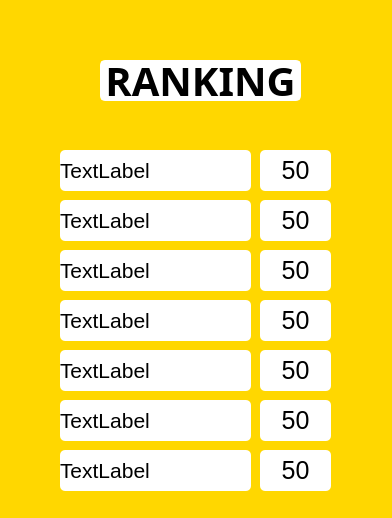
<?xml version="1.0" encoding="UTF-8"?>
<ui version="4.0">
 <class>ParticialRanking</class>
 <widget class="QDialog" name="ParticialRanking">
  <property name="geometry">
   <rect>
    <x>0</x>
    <y>0</y>
    <width>392</width>
    <height>518</height>
   </rect>
  </property>
  <property name="windowTitle">
   <string>Dialog</string>
  </property>
  <property name="styleSheet">
   <string notr="true">background-color: gold;</string>
  </property>
  <widget class="QLabel" name="label">
   <property name="geometry">
    <rect>
     <x>100</x>
     <y>60</y>
     <width>201</width>
     <height>41</height>
    </rect>
   </property>
   <property name="font">
    <font>
     <family>SimSun-ExtB</family>
     <pointsize>30</pointsize>
     <bold>true</bold>
    </font>
   </property>
   <property name="styleSheet">
    <string notr="true">background-color: white; border: 2px solid white; border-radius: 5px;
</string>
   </property>
   <property name="text">
    <string>RANKING</string>
   </property>
   <property name="alignment">
    <set>Qt::AlignCenter</set>
   </property>
  </widget>
  <widget class="QLabel" name="player_1">
   <property name="geometry">
    <rect>
     <x>60</x>
     <y>150</y>
     <width>191</width>
     <height>41</height>
    </rect>
   </property>
   <property name="font">
    <font>
     <pointsize>16</pointsize>
    </font>
   </property>
   <property name="styleSheet">
    <string notr="true">background-color: white;border-radius: 5px;</string>
   </property>
   <property name="text">
    <string>TextLabel</string>
   </property>
  </widget>
  <widget class="QLabel" name="player_2">
   <property name="geometry">
    <rect>
     <x>60</x>
     <y>200</y>
     <width>191</width>
     <height>41</height>
    </rect>
   </property>
   <property name="font">
    <font>
     <pointsize>16</pointsize>
    </font>
   </property>
   <property name="styleSheet">
    <string notr="true">background-color: white;border-radius: 5px;</string>
   </property>
   <property name="text">
    <string>TextLabel</string>
   </property>
  </widget>
  <widget class="QLabel" name="pontuation_1">
   <property name="geometry">
    <rect>
     <x>260</x>
     <y>150</y>
     <width>71</width>
     <height>41</height>
    </rect>
   </property>
   <property name="font">
    <font>
     <pointsize>19</pointsize>
    </font>
   </property>
   <property name="styleSheet">
    <string notr="true">background-color: white; border-radius: 5px;</string>
   </property>
   <property name="text">
    <string>50</string>
   </property>
   <property name="alignment">
    <set>Qt::AlignCenter</set>
   </property>
  </widget>
  <widget class="QLabel" name="player_3">
   <property name="geometry">
    <rect>
     <x>60</x>
     <y>250</y>
     <width>191</width>
     <height>41</height>
    </rect>
   </property>
   <property name="font">
    <font>
     <pointsize>16</pointsize>
    </font>
   </property>
   <property name="styleSheet">
    <string notr="true">background-color: white;border-radius: 5px;</string>
   </property>
   <property name="text">
    <string>TextLabel</string>
   </property>
  </widget>
  <widget class="QLabel" name="player_4">
   <property name="geometry">
    <rect>
     <x>60</x>
     <y>300</y>
     <width>191</width>
     <height>41</height>
    </rect>
   </property>
   <property name="font">
    <font>
     <pointsize>16</pointsize>
    </font>
   </property>
   <property name="styleSheet">
    <string notr="true">background-color: white;border-radius: 5px;</string>
   </property>
   <property name="text">
    <string>TextLabel</string>
   </property>
  </widget>
  <widget class="QLabel" name="player_5">
   <property name="geometry">
    <rect>
     <x>60</x>
     <y>350</y>
     <width>191</width>
     <height>41</height>
    </rect>
   </property>
   <property name="font">
    <font>
     <pointsize>16</pointsize>
    </font>
   </property>
   <property name="styleSheet">
    <string notr="true">background-color: white;border-radius: 5px;</string>
   </property>
   <property name="text">
    <string>TextLabel</string>
   </property>
  </widget>
  <widget class="QLabel" name="player_6">
   <property name="geometry">
    <rect>
     <x>60</x>
     <y>400</y>
     <width>191</width>
     <height>41</height>
    </rect>
   </property>
   <property name="font">
    <font>
     <pointsize>16</pointsize>
    </font>
   </property>
   <property name="styleSheet">
    <string notr="true">background-color: white;border-radius: 5px;</string>
   </property>
   <property name="text">
    <string>TextLabel</string>
   </property>
  </widget>
  <widget class="QLabel" name="player_7">
   <property name="geometry">
    <rect>
     <x>60</x>
     <y>450</y>
     <width>191</width>
     <height>41</height>
    </rect>
   </property>
   <property name="font">
    <font>
     <pointsize>16</pointsize>
    </font>
   </property>
   <property name="styleSheet">
    <string notr="true">background-color: white;border-radius: 5px;</string>
   </property>
   <property name="text">
    <string>TextLabel</string>
   </property>
  </widget>
  <widget class="QLabel" name="pontuation_2">
   <property name="geometry">
    <rect>
     <x>260</x>
     <y>200</y>
     <width>71</width>
     <height>41</height>
    </rect>
   </property>
   <property name="font">
    <font>
     <pointsize>19</pointsize>
    </font>
   </property>
   <property name="styleSheet">
    <string notr="true">background-color: white; border-radius: 5px;</string>
   </property>
   <property name="text">
    <string>50</string>
   </property>
   <property name="alignment">
    <set>Qt::AlignCenter</set>
   </property>
  </widget>
  <widget class="QLabel" name="pontuation_3">
   <property name="geometry">
    <rect>
     <x>260</x>
     <y>250</y>
     <width>71</width>
     <height>41</height>
    </rect>
   </property>
   <property name="font">
    <font>
     <pointsize>19</pointsize>
    </font>
   </property>
   <property name="styleSheet">
    <string notr="true">background-color: white; border-radius: 5px;</string>
   </property>
   <property name="text">
    <string>50</string>
   </property>
   <property name="alignment">
    <set>Qt::AlignCenter</set>
   </property>
  </widget>
  <widget class="QLabel" name="pontuation_4">
   <property name="geometry">
    <rect>
     <x>260</x>
     <y>300</y>
     <width>71</width>
     <height>41</height>
    </rect>
   </property>
   <property name="font">
    <font>
     <pointsize>19</pointsize>
    </font>
   </property>
   <property name="styleSheet">
    <string notr="true">background-color: white; border-radius: 5px;</string>
   </property>
   <property name="text">
    <string>50</string>
   </property>
   <property name="alignment">
    <set>Qt::AlignCenter</set>
   </property>
  </widget>
  <widget class="QLabel" name="pontuation_5">
   <property name="geometry">
    <rect>
     <x>260</x>
     <y>350</y>
     <width>71</width>
     <height>41</height>
    </rect>
   </property>
   <property name="font">
    <font>
     <pointsize>19</pointsize>
    </font>
   </property>
   <property name="styleSheet">
    <string notr="true">background-color: white; border-radius: 5px;</string>
   </property>
   <property name="text">
    <string>50</string>
   </property>
   <property name="alignment">
    <set>Qt::AlignCenter</set>
   </property>
  </widget>
  <widget class="QLabel" name="pontuation_6">
   <property name="geometry">
    <rect>
     <x>260</x>
     <y>400</y>
     <width>71</width>
     <height>41</height>
    </rect>
   </property>
   <property name="font">
    <font>
     <pointsize>19</pointsize>
    </font>
   </property>
   <property name="styleSheet">
    <string notr="true">background-color: white; border-radius: 5px;</string>
   </property>
   <property name="text">
    <string>50</string>
   </property>
   <property name="alignment">
    <set>Qt::AlignCenter</set>
   </property>
  </widget>
  <widget class="QLabel" name="pontuation_7">
   <property name="geometry">
    <rect>
     <x>260</x>
     <y>450</y>
     <width>71</width>
     <height>41</height>
    </rect>
   </property>
   <property name="font">
    <font>
     <pointsize>19</pointsize>
    </font>
   </property>
   <property name="styleSheet">
    <string notr="true">background-color: white; border-radius: 5px;</string>
   </property>
   <property name="text">
    <string>50</string>
   </property>
   <property name="alignment">
    <set>Qt::AlignCenter</set>
   </property>
  </widget>
 </widget>
 <resources/>
 <connections/>
</ui>
